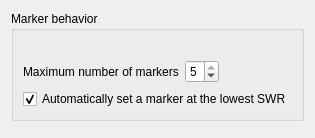
     <widget class="QWidget" name="Markers">
      <attribute name="title">
       <string>Markers</string>
      </attribute>
      <layout class="QVBoxLayout" name="verticalLayout_markers">
       <item>
        <widget class="QGroupBox" name="groupBox_markers">
         <property name="title">
          <string>Marker behavior</string>
         </property>
         <layout class="QVBoxLayout" name="verticalLayout_markerBehavior">
          <item>
           <layout class="QHBoxLayout" name="horizontalLayout_maxMarkers">
            <property name="topMargin">
             <number>20</number>
            </property>
            <item>
             <widget class="QLabel" name="label_maxMarkers">
              <property name="toolTip">
               <string>The maximum number of markers that can be placed at once</string>
              </property>
              <property name="text">
               <string>Maximum number of markers</string>
              </property>
             </widget>
            </item>
            <item>
             <widget class="NoScrollSpinBox" name="spinBoxMaxMarkers">
              <property name="toolTip">
               <string>The maximum number of markers that can be placed at once</string>
              </property>
              <property name="minimum">
               <number>1</number>
              </property>
              <property name="maximum">
               <number>5</number>
              </property>
              <property name="value">
               <number>5</number>
              </property>
             </widget>
            </item>
            <item>
             <spacer name="horizontalSpacer_maxMarkers">
              <property name="orientation">
               <enum>Qt::Orientation::Horizontal</enum>
              </property>
              <property name="sizeHint" stdset="0">
               <size>
                <width>40</width>
                <height>20</height>
               </size>
              </property>
             </spacer>
            </item>
           </layout>
          </item>
          <item>
           <widget class="QCheckBox" name="checkBoxAutoMarkerLowestSwr">
            <property name="toolTip">
             <string>After a single/full scan finishes, place a marker at the frequency with the lowest SWR -- only if a marker slot is free (see &quot;Maximum number of markers&quot; above). Never fires during a Continuous scan.</string>
            </property>
            <property name="text">
             <string>Automatically set a marker at the lowest SWR</string>
            </property>
            <property name="checked">
             <bool>true</bool>
            </property>
           </widget>
          </item>
         </layout>
        </widget>
       </item>
       <item>
        <widget class="DualListWidget" name="dualListMarkersColumns" native="true">
         <property name="availableLabel" stdset="0">
          <string>Available</string>
         </property>
         <property name="visibleLabel" stdset="0">
          <string>Selected</string>
         </property>
        </widget>
       </item>
      </layout>
     </widget>
